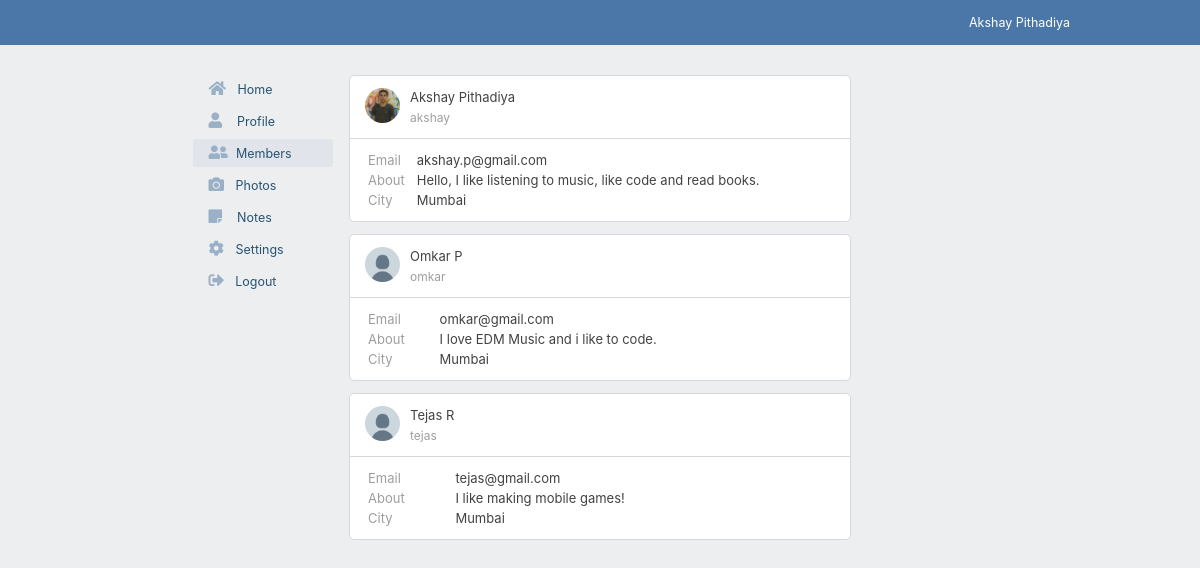
/members.php (signed in), run on the app's committed database.
### tables this page shows
CREATE TABLE `users` (
  `id` int(4) NOT NULL,
  `fname` varchar(24) NOT NULL,
  `lname` varchar(24) NOT NULL,
  `email` varchar(24) NOT NULL,
  `username` varchar(24) NOT NULL,
  `password` varchar(24) NOT NULL,
  `about` varchar(120) NOT NULL,
  `city` varchar(50) NOT NULL,
  `propic` varchar(200) NOT NULL
);

### includes/session.php (called while the page is built, shortened)
<?php
$username = $_SESSION["myusername"];
?>

### includes/userinfo.php (called while the page is built, shortened)
<?php
	$sql = "SELECT fname,lname,email,username,about,city FROM users WHERE username='$username'";
	$result = mysqli_query($conn, $sql);
	$row = mysqli_fetch_assoc($result);
	$f_name = $row["fname"];
	$l_name = $row["lname"];
	$full_name = $f_name." ".$l_name;
?>

### members.php (the view, shortened to what this page needs)
<?php include 'includes/session.php'; ?>
<!DOCTYPE html>
<html>
<head>
	<link rel="stylesheet" type="text/css" href="css/main.css">
	<link rel="stylesheet" type="text/css" href="css/members.css">
	<link rel="stylesheet" type="text/css" href="css/header.css">
	<link rel="stylesheet" type="text/css" href="css/sidenav.css">
	<link rel="stylesheet" href="https://use.fontawesome.com/releases/v5.1.1/css/all.css">
</head>
<body>
	<?php include 'includes/header.php'; ?>
	<div id="main_container">
		<?php include 'includes/sidenav.php' ?>
				<?php
					$members_names = "SELECT fname, lname, username, email, about, city, propic FROM users";
					$result = mysqli_query($conn, $members_names);
					if (mysqli_num_rows($result) > 0) {
					    while($row = mysqli_fetch_assoc($result)) {
					    	echo '<div class="members-container">';
					    	echo '<div class="members-container-header">';
						    	echo '<a href="images/'.$row["propic"].'"target="_blank">';
								echo '<img src="images/'.$row["propic"].'"id="pro-pic">';
								echo '</a>';
						    	echo '<div class="full-name">';
						        echo $row["fname"]." ".$row["lname"];
						        echo '</div>';
						        echo '<br>';
						        echo '<div class="user-name">';
						        echo $row["username"];
						        echo '</div>';
					    	echo '</div>';
					    	echo '<div class="members-container-body">';
						    echo'<table border="0">';
						    echo'      <tr>';
							echo'        <td class="label">';
							echo'          <label>Email</label>';
							echo'        </td>';
							echo'        <td>';
							echo'          <span class="usr-inf">'.$row["email"].'</span>';
							echo'        </td>';
							echo'      </tr>';
							echo'  	  <tr>';
							echo'  	  	<td class="label">';
							echo'  	  	  <label>About</label>';
							echo'  	  	</td>';
							echo'  	  	<td>';
							echo'  	  	  <span class="usr-inf">'.$row["about"].'</span>';
							echo'  	  	</td>';
							echo'  	  </tr>';
							echo'      <tr>';
							echo'        <td class="label">';
							echo'          <label>City</label>';
							echo'        </td>';
							echo'        <td>';
							echo'          <span class="usr-inf">'.$row["city"].'</span>';
							echo'        </td>';
							echo'      </tr>';
							echo'  	</table>';
					    	echo '</div>';
					        echo '</div>';
					    }
					} else {
					    echo "0 results";
					}
				?>
	</div>
</body>
</html>

### includes/header.php
<?php include 'includes/userinfo.php'; ?>
<div id="header">
	<div class="user-user">
		<div class="user-user-txt">
			<?php echo $full_name; ?>
		</div>
	</div>
</div>

### css/main.css (style rules this page uses)
body { font-family: -apple-system,system-ui,BlinkMacSystemFont,"Segoe UI",Roboto,"Helvetica Neue",Arial,sans-serif; margin: 0px auto; background: #edeef0; }
#main_container { //border: 1px solid black; max-width: 815px; margin: 0px auto; margin-top: 65px; padding: 10px; overflow: auto; }

### css/members.css (style rules this page uses)
.members-container { width: 500px; //height: 170px; //padding: 15px; border: 1px solid #d7d8db; border-radius: 5px; margin: 0px auto; background: white; margin-bottom: 12px; }
.members-container-header { padding: 10px 15px 12px 15px; border-bottom: 1px solid #d7d8db; }
.members-container-body { padding: 10px 15px 10px 15px; }
#pro-pic { width: 35px; height: 35px; margin-right: 10px; margin-top: 2px; //border: 1px solid black; border-radius: 50%; object-fit: cover; cursor: pointer; float: left; }
.full-name { font-size: 13px; color: #424242; //border: 1px solid black; display: inline-block; }
.user-name { font-size: 12px; color: #9e9e9e; //border: 1px solid black; display: inline-block; }
.label { font-size: 13px; color: #9E9E9E; }
.usr-inf { font-size: 13px; color: #424242; }

### css/header.css (style rules this page uses)
#header { background: #4a76a8; height: 45px; width: 100%; margin: 0px auto; top: 0px; position: fixed; }
.user-user { max-width: 150px; height: 100%; float: right; margin-right: 10%; cursor: pointer; }
.user-user-txt { color: #ffffff; padding: 0px 10px 0px 10px; font-size: 12.5px; margin-top: 15px; }

### members.php (style rules this page uses)
table { width: 100%; font-size: 13.5px; }

### data on the page
users: full_name "Akshay Pithadiya", propic (picture), fname "Akshay", lname "Pithadiya", username "akshay", email "akshay.p@gmail.com", about "Hello, I like listening to music, like code and read books.", city "Mumbai"
users: propic (placeholder picture), fname "Omkar", lname "P", username "omkar", email "omkar@gmail.com", about "I love EDM Music and i like to code.", city "Mumbai"
users: propic (placeholder picture), fname "Tejas", lname "R", username "tejas", email "tejas@gmail.com", about "I like making mobile games!", city "Mumbai"
